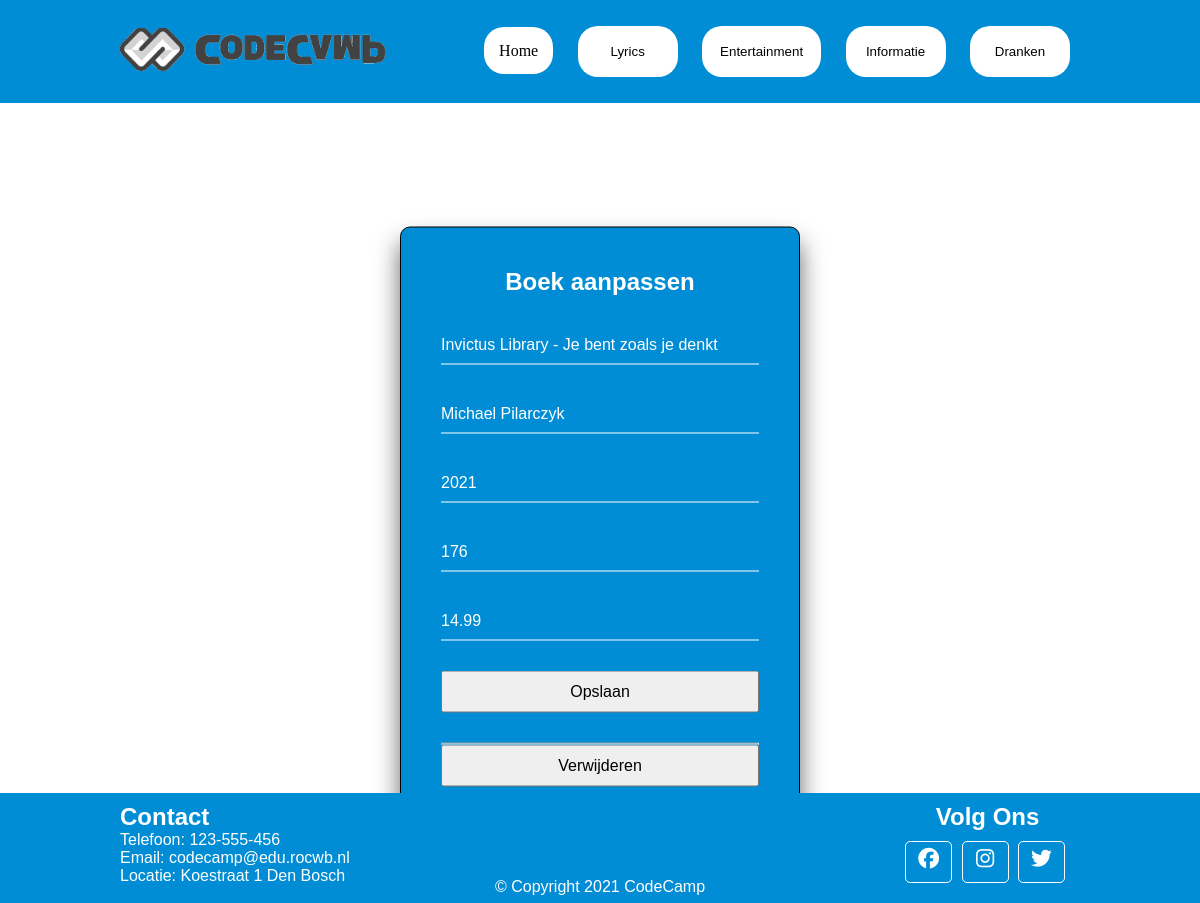
The app's page /tasks/edit.php?id=2 with its own data.
### tables this page shows
CREATE TABLE `boeken` (
  `id` int(11) UNSIGNED NOT NULL,
  `titel` varchar(50) NOT NULL,
  `auteur` varchar(50) NOT NULL,
  `jaartal` int(11) NOT NULL DEFAULT '0',
  `pagina` int(11) NOT NULL DEFAULT '0',
  `prijs` decimal(8,2) NOT NULL,
  `beschrijving` varchar(255) DEFAULT NULL
);

### tasks/edit.php (the view, shortened to what this page needs)
<!DOCTYPE html>
<html lang="en">
<head>
    <link rel="stylesheet" href="../css/main.css">
</head>
<body>
    <?php
    require_once('../header.php');
    ?>
    <div class="form">
        <h2>Boek aanpassen</h2>
        <?php
        $id = $_GET['id'];
        require_once '../backend/conn.php';
        $query = "SELECT * FROM boeken WHERE id = :id";
        $statement = $conn->prepare($query);
        $statement->execute([":id" => $id]);
        $boek = $statement->fetch(PDO::FETCH_ASSOC);
        ?>
        <form action="../backend/formulierController.php" method="POST">
            <div class="form-input">
                <input type="text" name="titel" id="titel" placeholder="Titel" value="<?php echo $boek['titel']; ?>">
            </div>
            <div class="form-input">
                <input type="text" name="auteur" id="auteur" placeholder="Auteur" value="<?php echo $boek['auteur']; ?>">
            </div>
            <div class="form-input">
                <input type="text" name="jaartal" id="jaartal" placeholder="Jaartal" value="<?php echo $boek['jaartal']; ?>">
            </div>
            <div class="form-input">
                <input type="number" name="pagina" id="pagina" placeholder="Pagina's" value="<?php echo $boek['pagina']; ?>">
            </div>
            <div class="form-input">
                <input type="text" name="prijs" id="prijs" placeholder="Prijs" value="<?php echo $boek['prijs']; ?>">
            </div>
            <div class="form-group">
				<input type="submit" value="Opslaan">
			</div>
        </form>
        <hr>
        <form action="../backend/formulierController.php" method="POST">
            <div class="form-group">
                <input type="submit" value="Verwijderen">
            </div>
        </form>
    </div>
    <?php
    require_once('../footer.php');
    ?>
</body>
</html>

### css/main.css (style rules this page uses)
:root { --red: #cc0000; --green: #9cd9a8; --blue: #4682b4; --brown: #b97d4b; --headFoot: #008dd5; --hoverColor: lightgray; --yellow: yellow; --purple: purple; --lightgray: #e4e4e4; --white: white; --black: black; }
* { font-family: verdana, Arial, Helvetica, sans-serif; text-decoration: none; margin: 0; padding: 0; }
.form { position: absolute; top: 60%; left: 50%; width: 400px; padding: 40px; transform: translate(-50%, -50%); background-color: #008dd5; box-sizing: border-box; box-shadow: 0 15px 25px rgba(0,0,0,.6); border-radius: 10px; border: 1px solid var(--black); }
.form h2 { margin: 0 0 30px; padding: 0; color: #fff; text-align: center; }
.form .form-input { position: relative; }
.form .form-input input { width: 100%; padding: 10px 0; font-size: 16px; color: white; margin-bottom: 30px; border: none; border-bottom: 1px solid #fff; outline: none; background: transparent; }
.form .form-group { position: relative; }
.form .form-group input { width: 100%; padding: 10px 0; font-size: 16px; margin-bottom: 30px; outline: none; }

### records on screen
boeken: titel "Invictus Library - Je bent zoals je denkt", auteur "Michael Pilarczyk", jaartal "2021", pagina "176", prijs "14.99"
